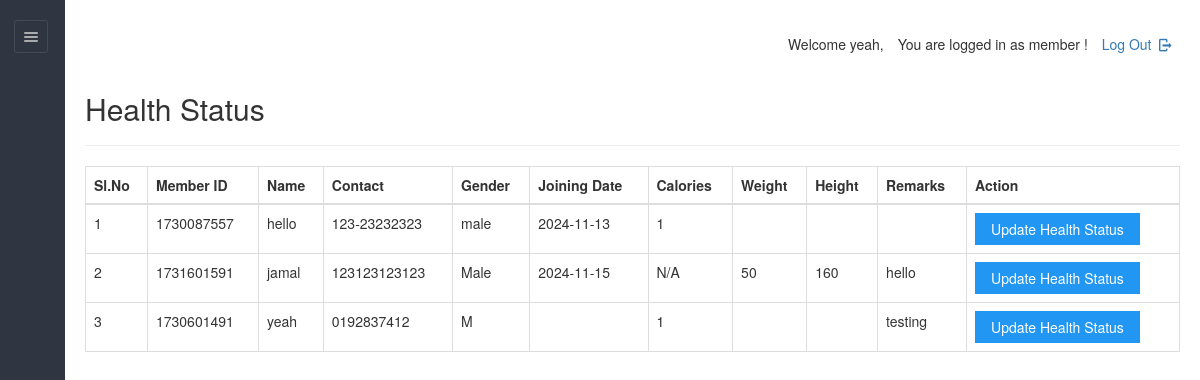
Screenshot of /dashboard/admin/new_health_status.php (signed in) with the database file from the repository.
### tables this page shows
CREATE TABLE IF NOT EXISTS `health_status` (
  `healthid` varchar(100) NOT NULL,
  `calorie` int DEFAULT NULL,
  `height` varchar(8) DEFAULT NULL,
  `weight` varchar(8) DEFAULT NULL,
  `remarks` varchar(200) NOT NULL DEFAULT '',
  `userid` varchar(20) NOT NULL,
  `fat` int DEFAULT NULL,
  PRIMARY KEY (`healthid`)
);

CREATE TABLE IF NOT EXISTS `users` (
  `userid` varchar(20) NOT NULL,
  `pass_key` varchar(100) NOT NULL,
  `imageid` varchar(200) DEFAULT NULL,
  `username` varchar(40) DEFAULT NULL,
  `fullName` varchar(100) DEFAULT NULL,
  `gender` varchar(8) DEFAULT NULL,
  `mobile` varchar(20) DEFAULT NULL,
  `email` varchar(200) DEFAULT NULL,
  `dob` varchar(40) DEFAULT NULL,
  `joining_date` varchar(40) DEFAULT NULL,
  `hasApproved` varchar(10) DEFAULT NULL,
  `matrixNumber` varchar(255) DEFAULT NULL,
  `courseName` varchar(255) DEFAULT NULL,
  `no_ic` varchar(50) DEFAULT NULL,
  PRIMARY KEY (`userid`)
);

### dashboard/admin/new_health_status.php (the view, shortened to what this page needs)
<!DOCTYPE html>
<html lang="en">
<head>
	<link rel="stylesheet" href="../../css/style.css"  id="style-resource-5">
    <link rel="stylesheet" href="../../css/dashMain.css">
    <link rel="stylesheet" type="text/css" href="../../css/entypo.css">
	<link href="a1style.css" rel="stylesheet" type="text/css">
	<link rel="stylesheet" href="https://maxcdn.bootstrapcdn.com/bootstrap/3.4.1/css/bootstrap.min.css">
	<link rel="stylesheet" href="../../css/dashboard/sidebar.css">
</head>
     <body class="page-body  page-fade" onload="collapseSidebar()">
    	<div class="page-container sidebar-collapsed" id="navbarcollapse">
		<div class="sidebar-menu">
			<header class="logo-env">
					<div class="sidebar-collapse" onclick="collapseSidebar()">
				<a href="#" class="sidebar-collapse-icon with-animation">
					<i class="entypo-menu"></i>
				</a>
			</div>
			</header>
    		<?php include('nav.php'); ?>
    	</div>
    		<div class="main-content">
				<div class="row">
					<div class="col-md-6 col-sm-8 clearfix">
					</div>
					<div class="col-md-6 col-sm-4 clearfix hidden-xs">
						<ul class="list-inline links-list pull-right">
							<li>
								<a href="logout.php">
									Log Out <i class="entypo-logout right"></i>
								</a>
							</li>
						</ul>
					</div>
				</div>
		<h2>Health Status</h2>
		<hr />
		<table class="table table-bordered datatable" id="table-1" border=1>
    <thead>
        <tr>
            <th>Sl.No</th>
            <th>Member ID</th>
            <th>Name</th>
            <th>Contact</th>
            <th>Gender</th>
            <th>Joining Date</th>
            <th>Calories</th>
            <th>Weight</th>
            <th>Height</th>
            <th>Remarks</th>
            <th>Action</th>
        </tr>
    </thead>
    <tbody>
	<?php
$query = "
    SELECT u.userid, u.username, u.mobile, u.email, u.gender, u.dob, u.joining_date,
           hs.calorie, hs.weight, hs.height, hs.fat, hs.remarks
    FROM users u
    LEFT JOIN health_status hs ON u.userid = hs.userid
";
$result = mysqli_query($con, $query);
$sno = 1;
if (mysqli_affected_rows($con) != 0) {
    while ($row = mysqli_fetch_array($result, MYSQLI_ASSOC)) {
        echo "<tr><td>" . $sno . "</td>";
        echo "<td>" . $row['userid'] . "</td>";
        echo "<td>" . $row['username'] . "</td>";
        echo "<td>" . $row['mobile'] . "</td>";
        echo "<td>" . $row['gender'] . "</td>";
        echo "<td>" . $row['joining_date'] . "</td>";
        echo "<td>" . (isset($row['calorie']) ? $row['calorie'] : 'N/A') . "</td>";
        echo "<td>" . (isset($row['weight']) ? $row['weight'] : 'N/A') . "</td>";
        echo "<td>" . (isset($row['height']) ? $row['height'] : 'N/A') . "</td>";
        echo "<td>" . (isset($row['remarks']) ? $row['remarks'] : 'N/A') . "</td>";
        $sno++;
        echo "<td>
                <form action='health_status_entry.php' method='post'>
                    <input type='hidden' name='uid' value='" . $row['userid'] . "'/>
                    <input type='hidden' name='uname' value='" . $row['username'] . "'/>
                    <input type='hidden' name='udob' value='" . $row['dob'] . "'/>
                    <input type='hidden' name='ujoin' value='" . $row['joining_date'] . "'/>
                    <input type='hidden' name='ugender' value='" . $row['gender'] . "'/>
                    <input type='submit' class='a1-btn a1-blue' value='Update Health Status'/>
                </form>
              </td>";
        echo "</tr>";
    }
} else {
    echo "<tr><td colspan='14'>Please log in to view health status.</td></tr>";
}
?>
					</tbody>
				</table>
    	</div>
    </body>
</html>

### css/style.css (style rules this page uses)
html { font-size: 62.5%; font-family: sans-serif; }
div { display: block; }
body { font-family: "Noto Sans", sans-serif, "Helvetica Neue", Helvetica, Arial, sans-serif; font-size: 12px; line-height: 1.428571429; display: block; margin: 0; }
*, *:before, *:after { box-sizing: border-box; }
a { text-decoration: none; background: transparent; }
input, button, select, textarea { font-family: inherit; font-size: inherit; line-height: inherit; }
button, input { line-height: normal; }
button, input, select, textarea { font-family: inherit; font-size: 100%; margin: 0; }
input { background-color: white; cursor: text; padding: 1px; border-width: 2px; border-style: inset; border-color: initial; border-image: initial; }
input, textarea, select, button { text-rendering: auto; color: initial; letter-spacing: normal; word-spacing: normal; text-transform: none; text-indent: 0px; text-shadow: none; display: inline-block; text-align: start; margin: 0em; font: 400 13.3333px Arial; }
button, html input[type="button"], input[type="reset"], input[type="submit"] { cursor: pointer; }
a { color: #373e4a; text-decoration: none; }
a { background: transparent; }
a { color: #373e4a; }
.page-container { position: relative; padding-left: 280px; }
.page-container .sidebar-menu { position: absolute; width: 280px; top: 0; left: 0; bottom: 0; background: #303641; color: #aaabae; z-index: 1; min-height: 796px; box-sizing: border-box; }
.page-container .sidebar-menu .logo-env { width: 100%; padding: 35px; padding-bottom: 10px; box-sizing: border-box; }
.page-container.sidebar-collapsed { padding-left: 65px; }
.page-container.sidebar-collapsed .sidebar-menu { z-index: 4; width: 65px; }
.page-container.sidebar-collapsed .sidebar-menu .logo-env { display: block; padding: 20px; }
.page-container .sidebar-menu .logo-env:before, .page-container .sidebar-menu .logo-env:after { content: " "; display: table; }
.page-container .sidebar-menu .logo-env > div { display: block; vertical-align: middle; white-space: nowrap; float: left; }
.page-container .sidebar-menu .logo-env > div > a { display: inline-block; color: #aaabae; }
.page-container.sidebar-collapsed .sidebar-menu .logo-env > div.sidebar-collapse { display: block; padding: 0; left: 3px; }
.page-container .sidebar-menu .logo-env > div.sidebar-collapse, .page-container .sidebar-menu .logo-env > div.sidebar-mobile-menu { position: relative; float: right; }
.page-container .sidebar-menu .logo-env > div.sidebar-collapse a, .page-container .sidebar-menu .logo-env > div.sidebar-mobile-menu a { display: inline-block; border: 1px solid #454a54; text-align: center; padding: 0; line-height: 1; font-size: 20px; font-weight: 300; padding: 5px 2px; background-clip: padding-box; border-radius: 3px; transition: all 200ms ease-in-out; }
.page-container .sidebar-menu .logo-env:after { clear: both; }
ul, ol { margin-top: 0; margin-bottom: 8.5px; }
ul, menu, dir { display: block; list-style-type: disc; }
li { display: list-item; }
i, cite, em, var, address, dfn { font-style: italic; }

### css/entypo.css (style rules this page uses)
[class^="entypo-"]:before, [class*=" entypo-"]:before { font-family: "entypo"; font-style: normal; font-weight: normal; speak: none; display: inline-block; text-decoration: inherit; width: 1em; margin-right: .2em; text-align: center; font-variant: normal; text-transform: none; line-height: 1em; margin-left: .2em; }
.entypo-menu:before { content: '\e811'; }
.entypo-logout:before { content: '\e85d'; }

### css/dashboard/sidebar.css (style rules this page uses)
.page-container { display: flex; min-height: 100vh; }
.sidebar-menu { width: 250px; background-color: #2b303a; color: #ffffff; }
.main-content { flex-grow: 1; padding: 20px; }

### rows the page displays
health_status: userid.userid "1730087557", userid.username "hello", userid.mobile "123-23232323", userid.gender "male", userid.joining_date "2024-11-13", calorie "1"
health_status: userid.userid "1731601591", userid.username "jamal", userid.mobile "123123123123", userid.gender "Male", userid.joining_date "2024-11-15", shows "N/A", weight "50", height "160", remarks "hello"
health_status: userid.userid "1730601491", userid.username "yeah", userid.mobile "0192837412", userid.gender "M", calorie "1", remarks "testing"
